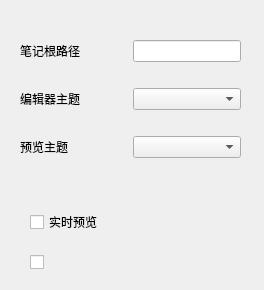
<?xml version="1.0" encoding="UTF-8"?>
<ui version="4.0">
 <class>SettingDialog</class>
 <widget class="QDialog" name="SettingDialog">
  <property name="geometry">
   <rect>
    <x>0</x>
    <y>0</y>
    <width>264</width>
    <height>290</height>
   </rect>
  </property>
  <property name="windowTitle">
   <string>Dialog</string>
  </property>
  <widget class="QCheckBox" name="livePreview">
   <property name="geometry">
    <rect>
     <x>30</x>
     <y>210</y>
     <width>81</width>
     <height>24</height>
    </rect>
   </property>
   <property name="text">
    <string>实时预览</string>
   </property>
  </widget>
  <widget class="QCheckBox" name="checkBox_2">
   <property name="geometry">
    <rect>
     <x>30</x>
     <y>250</y>
     <width>81</width>
     <height>24</height>
    </rect>
   </property>
   <property name="text">
    <string/>
   </property>
  </widget>
  <widget class="QWidget" name="">
   <property name="geometry">
    <rect>
     <x>20</x>
     <y>20</y>
     <width>221</width>
     <height>161</height>
    </rect>
   </property>
   <layout class="QGridLayout" name="gridLayout">
    <item row="0" column="0">
     <widget class="QLabel" name="label_3">
      <property name="text">
       <string>笔记根路径</string>
      </property>
     </widget>
    </item>
    <item row="1" column="0">
     <widget class="QLabel" name="label">
      <property name="text">
       <string>编辑器主题</string>
      </property>
     </widget>
    </item>
    <item row="0" column="2">
     <widget class="QLineEdit" name="lineEdit"/>
    </item>
    <item row="1" column="2">
     <widget class="QComboBox" name="editorThemes"/>
    </item>
    <item row="2" column="0">
     <widget class="QLabel" name="label_2">
      <property name="text">
       <string>预览主题</string>
      </property>
     </widget>
    </item>
    <item row="2" column="2">
     <widget class="QComboBox" name="previewThemes"/>
    </item>
    <item row="0" column="1">
     <spacer name="horizontalSpacer">
      <property name="orientation">
       <enum>Qt::Horizontal</enum>
      </property>
      <property name="sizeHint" stdset="0">
       <size>
        <width>40</width>
        <height>20</height>
       </size>
      </property>
     </spacer>
    </item>
   </layout>
  </widget>
 </widget>
 <resources/>
 <connections/>
</ui>
